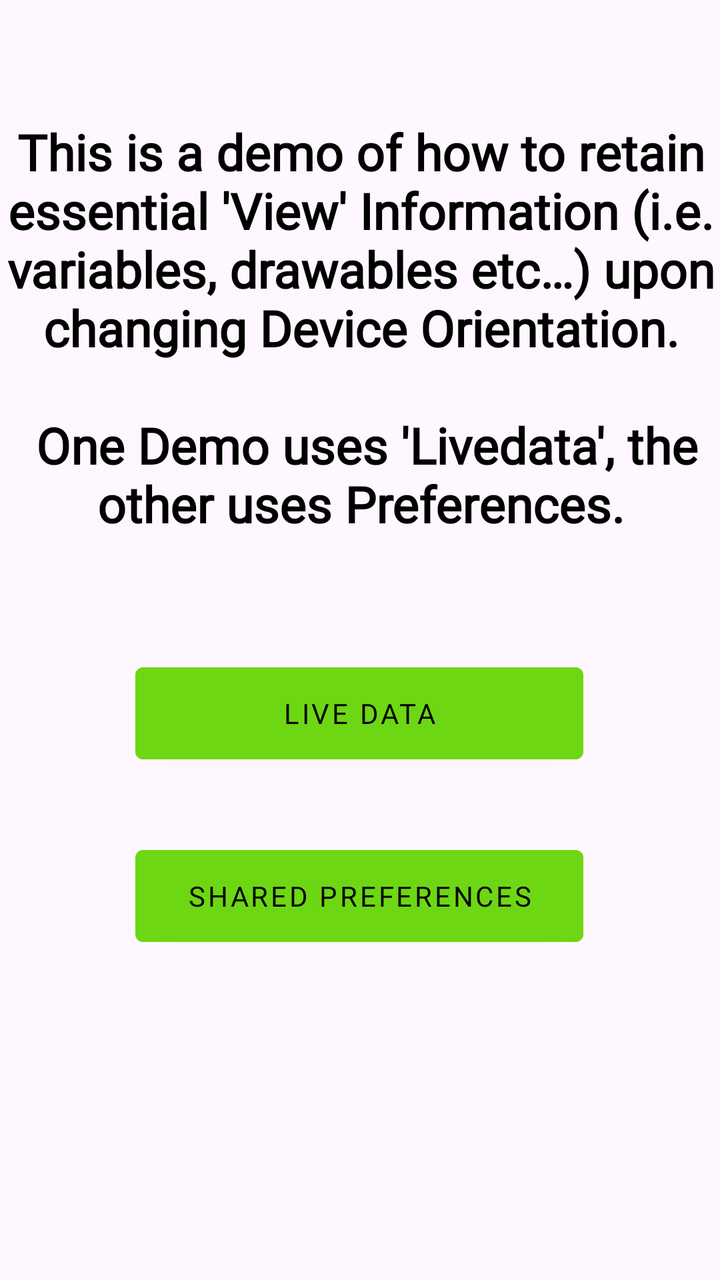
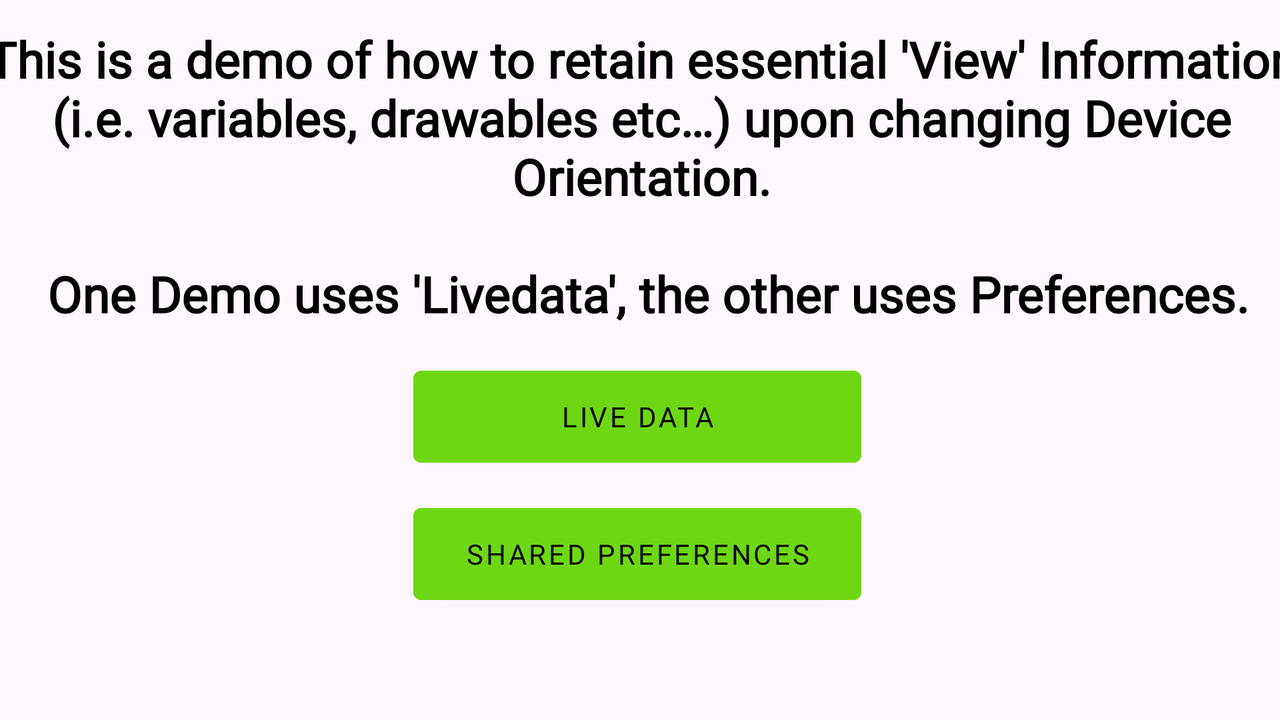

One screen, two layout resources from the same app: the default and the repository's alternative for another configuration. Each is rendered where Android would select it; the XML of both is given below.
<!-- AndroidManifest.xml: application theme AppTheme -->
<!-- res/layout/options_fragment.xml -->
<?xml version="1.0" encoding="utf-8"?>
<androidx.constraintlayout.widget.ConstraintLayout
        xmlns:android="http://schemas.android.com/apk/res/android"
        xmlns:tools="http://schemas.android.com/tools"
        xmlns:app="http://schemas.android.com/apk/res-auto"
        android:layout_width="match_parent"
        android:layout_height="match_parent"
        android:id="@+id/options_fragment"
        android:tag="options"
        tools:context=".MainActivity" tools:layout_editor_absoluteY="81dp" tools:layout_editor_absoluteX="0dp">
    <TextView
            style="@style/TextBox"
            android:text="@string/info"
            android:textAlignment="center"
            android:layout_width="374dp"
            android:layout_height="262dp" android:id="@+id/info"
            app:layout_constraintEnd_toEndOf="parent" app:layout_constraintStart_toStartOf="parent"
            app:layout_constraintTop_toTopOf="parent" app:layout_constraintBottom_toBottomOf="parent"
            app:layout_constraintVertical_bias="0.156"/>
    <Button
            style="@style/Button"
            android:text="@string/live_data"
            android:backgroundTint="@color/lime"
            android:layout_width="224dp"
            android:layout_height="58dp" android:id="@+id/live_data"
            app:layout_constraintTop_toTopOf="parent" app:layout_constraintEnd_toEndOf="parent"
            app:layout_constraintStart_toStartOf="parent" app:layout_constraintBottom_toBottomOf="parent"
            app:layout_constraintVertical_bias="0.563" app:layout_constraintHorizontal_bias="0.497"/>
    <Button
            style="@style/Button"
            android:text="@string/shared_preferences"
            android:backgroundTint="@color/lime"
            android:layout_width="224dp"
            android:layout_height="58dp" android:id="@+id/shared_preferences"
            app:layout_constraintTop_toTopOf="parent" app:layout_constraintEnd_toEndOf="parent"
            app:layout_constraintStart_toStartOf="parent" app:layout_constraintBottom_toBottomOf="parent"
            app:layout_constraintVertical_bias="0.72" app:layout_constraintHorizontal_bias="0.497"/>
</androidx.constraintlayout.widget.ConstraintLayout>
<!-- resources referenced by this layout -->
<resources>
  <color name="lime">#FF6ED713</color>
  <string name="info">
          This is a demo of how to retain essential \'View\' Information (i.e. variables,
          drawables etc…) upon changing Device Orientation.\n\n
          One Demo uses \'Livedata\', the other uses Preferences.
      </string>
  <string name="live_data">Live Data</string>
  <string name="shared_preferences">Shared Preferences</string>
  <style name="Button" parent="Widget.MaterialComponents.Button">
          <item name="android:fontFamily">@font/lato_bold</item>
          <item name="android:textColor">@color/black</item>
          <item name="android:backgroundTint">@color/lime</item>
      </style>
  <style name="TextBox">
          <item name="android:fontFamily">@font/lato_black</item>
          <item name="android:textSize">25sp</item>
          <item name="android:textAlignment">center</item>
          <item name="android:textStyle">bold</item>
          <item name="android:textColor">@color/black</item>
      </style>
  <style name="AppTheme" parent="Theme.Material3.DayNight.NoActionBar">
          <item name="colorPrimary">@color/lime</item>
      </style>
  <color name="black">#FF000000</color>
</resources>
<!-- res/layout-land/options_fragment.xml (the repository's variant of the layout above) -->
<!-- drawn on the phone turned sideways -->
<?xml version="1.0" encoding="utf-8"?>
<androidx.constraintlayout.widget.ConstraintLayout
        xmlns:android="http://schemas.android.com/apk/res/android"
        xmlns:tools="http://schemas.android.com/tools"
        xmlns:app="http://schemas.android.com/apk/res-auto"
        android:layout_width="match_parent"
        android:layout_height="match_parent"
        android:id="@+id/options_fragment"
        android:tag="options"
        tools:context=".MainActivity" tools:layout_editor_absoluteY="81dp" tools:layout_editor_absoluteX="0dp">
    <Button
            style="@style/Button"
            android:text="@string/live_data"
            android:backgroundTint="@color/lime"
            android:layout_width="224dp"
            android:layout_height="58dp" android:id="@+id/live_data"
            app:layout_constraintTop_toTopOf="parent" app:layout_constraintEnd_toEndOf="parent"
            app:layout_constraintStart_toStartOf="parent" app:layout_constraintBottom_toBottomOf="parent"
            app:layout_constraintVertical_bias="0.594" app:layout_constraintHorizontal_bias="0.497"/>
    <Button
            style="@style/Button"
            android:text="@string/shared_preferences"
            android:backgroundTint="@color/lime"
            android:layout_width="224dp"
            android:layout_height="58dp" android:id="@+id/shared_preferences"
            app:layout_constraintTop_toTopOf="parent" app:layout_constraintEnd_toEndOf="parent"
            app:layout_constraintStart_toStartOf="parent" app:layout_constraintBottom_toBottomOf="parent"
            app:layout_constraintVertical_bias="0.821" app:layout_constraintHorizontal_bias="0.497"/>
    <TextView
            style="@style/TextBox"
            android:text="@string/info"
            android:textAlignment="center"
            android:layout_width="666dp"
            android:layout_height="158dp" android:id="@+id/info"
            app:layout_constraintEnd_toEndOf="parent" app:layout_constraintStart_toStartOf="parent"
            app:layout_constraintTop_toTopOf="parent" app:layout_constraintBottom_toBottomOf="parent"
            app:layout_constraintVertical_bias="0.063" app:layout_constraintHorizontal_bias="0.492"/>
</androidx.constraintlayout.widget.ConstraintLayout>
